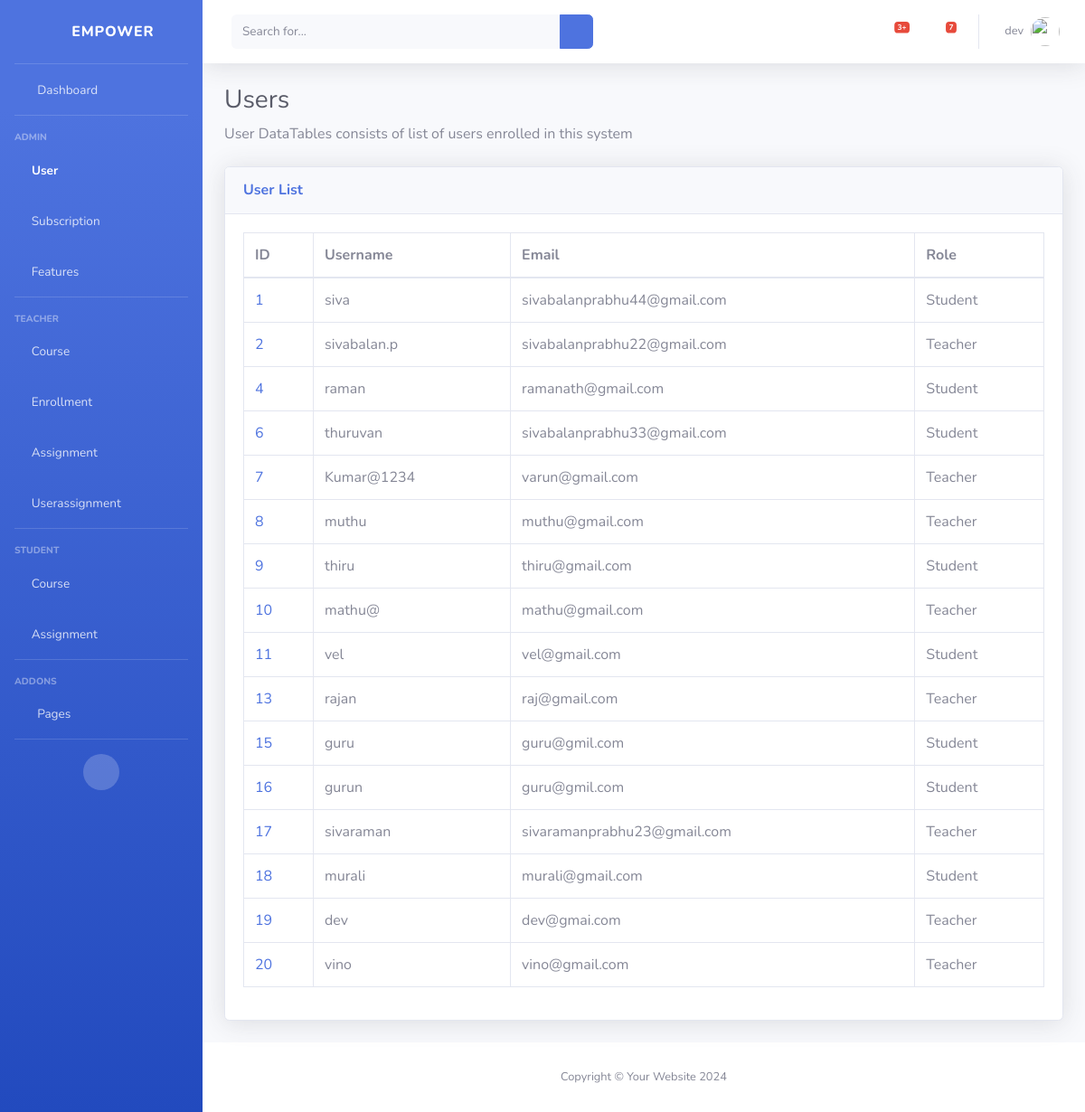
Before: /users/ (signed in) with the older database file.
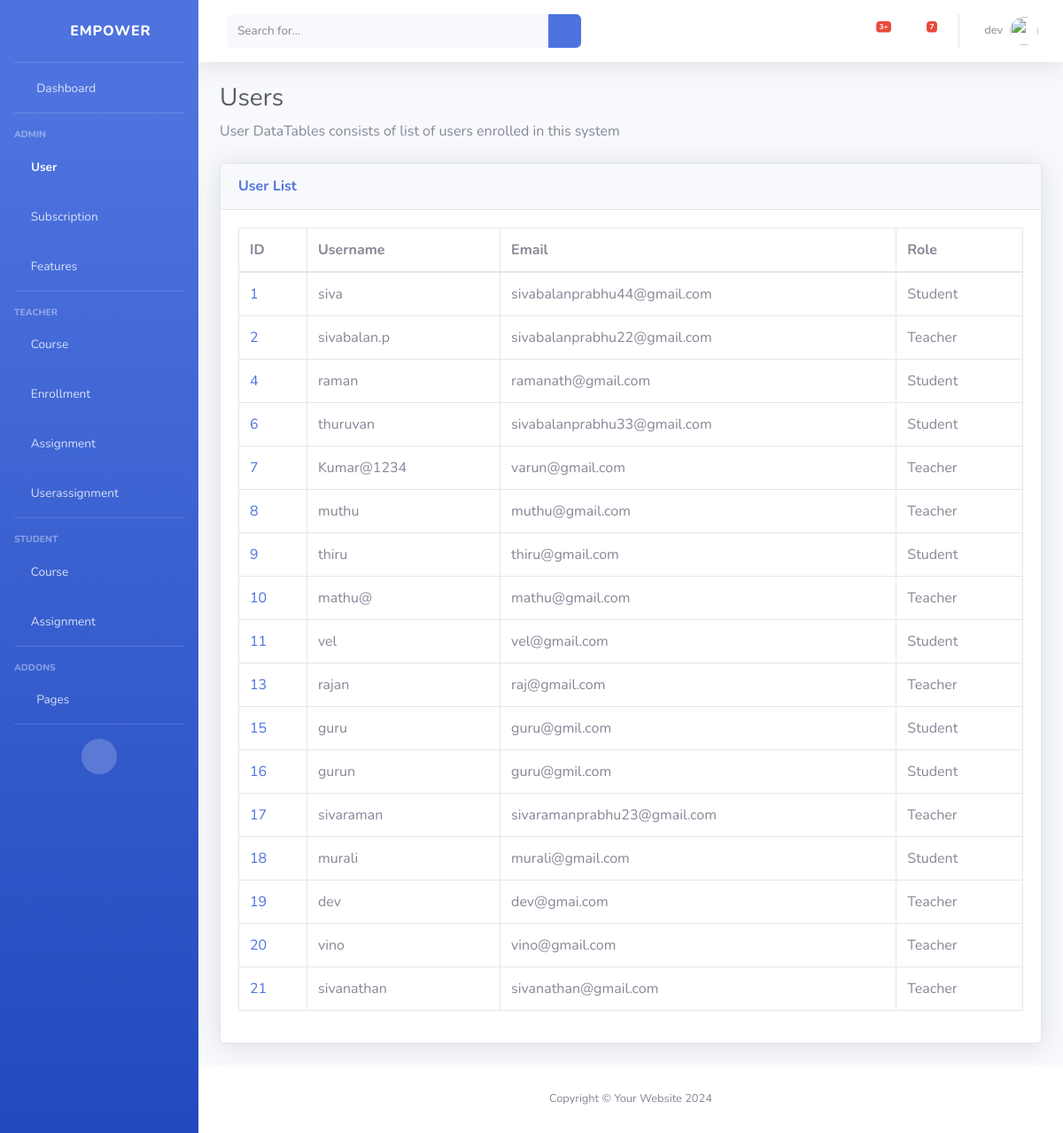
After: the same page with the newer database file.
### classRoom/models.py (models this page shows)
class User(models.Model):
    TEACHER = 'teacher'
    STUDENT = 'student'
    ROLE_CHOICES = [
        (TEACHER, 'Teacher'),
        (STUDENT, 'Student'),
    ]
    user = models.OneToOneField(AuthUser, on_delete=models.CASCADE)
    role = models.CharField(max_length=50, choices=ROLE_CHOICES)

### classRoom/views.py (the view)
# urls.py: path('users/', view_users, name="view_users"),
@login_required
def view_users(request):
    users = User.objects.all()
    return render(request, 'users/view_users.html', {'users': users})

### classRoom/templates/users/view_users.html
{% extends 'base.html' %}
{% block content %}
    {% load static %}
    <h1 class="h3 mb-2 text-gray-800">Users</h1>
    <p class="mb-4">User DataTables consists of list of users enrolled in this system</p>
    <div class="card shadow mb-4">
        <div class="card-header py-3">
            <h6 class="m-0 font-weight-bold text-primary">User List</h6>
        </div>
        <div class="card-body">
            <div class="table-responsive">
                <table class="table table-bordered" id="dataTable" width="100%" cellspacing="0">
                    <thead>
                        <tr>
                            <th>ID</th>
                            <th>Username</th>
                            <th>Email</th>
                            <th>Role</th>
                        </tr>
                    </thead>
                    <tbody>
                        {% for user in users %}
                            <tr>
                                <td><a href="{% url 'view_user' user.id %}">{{ user.id }}</a></td>
                                <td>{{ user.user.username }}</td>
                                <td>{{ user.user.email }}</td>
                                <td>{{ user.role|title }}</td>
                            </tr>
                        {% endfor %}
                    </tbody>
                </table>
            </div>
        </div>
    </div>
{% endblock %}

Changed rows visible on the page:
added User: id "21", user.username "sivanathan", user.email "sivanathan@gmail.com", role "Teacher"
